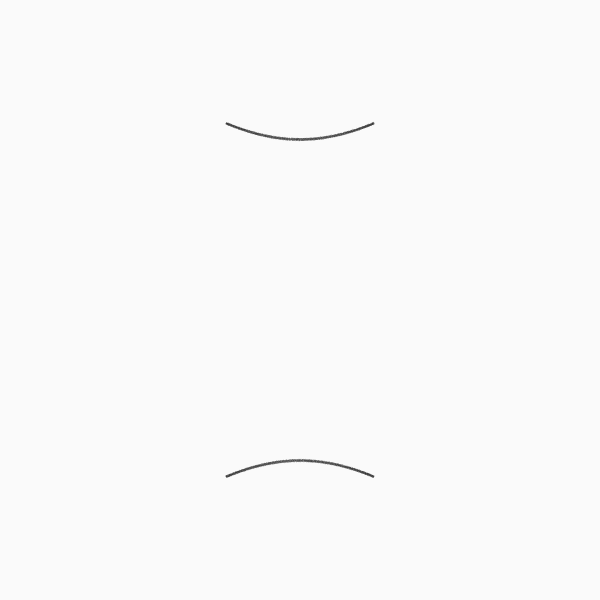
Frame 1 (no input)
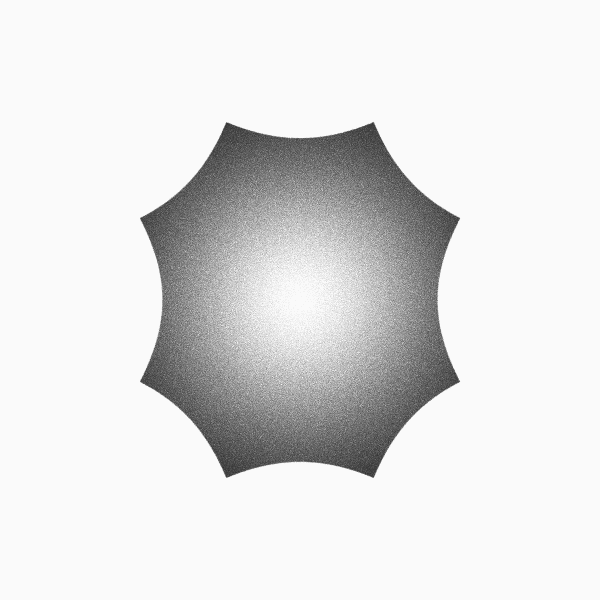
Frame 60 (the mouse pressed at the canvas centre just before this capture)
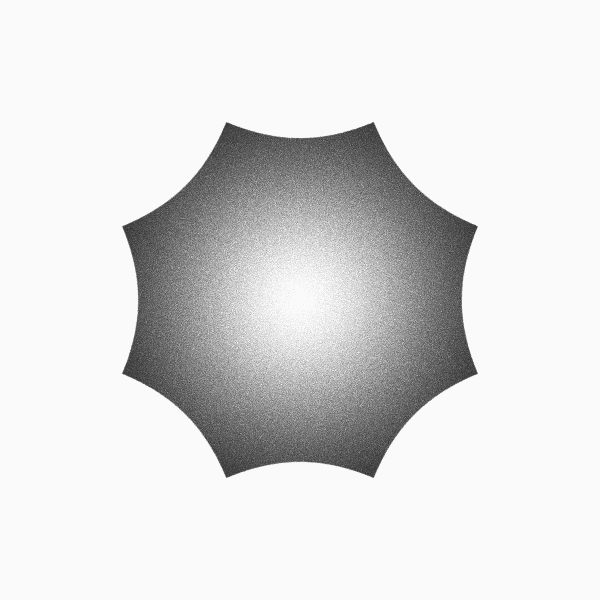
Frame 120 (the mouse held since frame 60 and released just before this capture)

The Processing sketch that drew these frames (run headless with seeded random() and noise(); from frame 60 on, the mouse is pressed at the canvas centre):

// Processing sketch: build
// ── build.pde
// Variations on Fractal Flames : Part_07
// https://generateme.wordpress.com/2016/04/11/folds/
// Julia function

float x1, y1, x2, y2; // function domain
float step; // step within domain
float y;
boolean go = true;

// parameterization P={pdj_a,pdj_b,pdj_c,pdj_d}
float pdj_a = 1.0111;
float pdj_b = -1.011;
float pdj_c = 2.8;
float pdj_d = 10.2;

void setup() {
  size(600, 600);
  background(250);
  smooth(8);
  noFill();
  stroke(20, 15);
  strokeWeight(0.9);

  x1 = y1 = -3;
  x2 = y2 = 3;
  y = y1;
  step = ( x2 - x1 ) / ( 2.321 * width );
}

void draw() {
  if (go) {
    for ( int i = 0; ( i < 20 )&go; i++ ) { // draw 20 lines at once
      for ( float x = x1; x <= x2; x += step ) {
        drawVariation(x, y);
      }
      y += step;
      if ( y > y2 ) {
        go = false;
        println( "done" );
      }
    }
  }
}

void drawVariation( float x, float y ) {
  PVector v = new PVector(x, y);
  float amount = 1.0;

  /* v = sinusoidal(v, amount); */
  /* v = hyperbolic(v, amount); */
  /* v = pdj(v, amount); */
  v = julia( v, amount );

  float xx = map( v.x+0.003*randomGaussian(), x1, x2, 20, width-20 );
  float yy = map( v.y+0.003*randomGaussian(), y1, y2, 20, height-20 );
  point( xx, yy );
}

PVector sinusoidal(PVector v, float amount) {
  return new PVector( amount * sin( v.x ), amount * sin( v.y ) );
}

PVector hyperbolic( PVector v, float amount ) {
  float r = v.mag() + 1.0e-10;
  float theta = atan2( v.x, v.y );
  float x = amount * sin( theta ) / r;
  float y = amount * cos( theta ) * r;
  return new PVector( x, y );
}

PVector pdj( PVector v, float amount ) {
  return new PVector( 
    amount * ( sin( pdj_a * v.y ) - cos( pdj_b * v.x ) ),
    amount * ( sin( pdj_c * v.x ) - cos( pdj_d * v.y ) )
      );
}

PVector julia( PVector v, float amount ) {
  float r = amount * sqrt( v.mag() );
  float theta = 0.5 * atan2( v.x, v.y ) + (int)( 2.0 * random( 0, 1 ) ) * PI;
  float x = r * cos( theta );
  float y = r * sin( theta );
  return new PVector( x, y );
}
